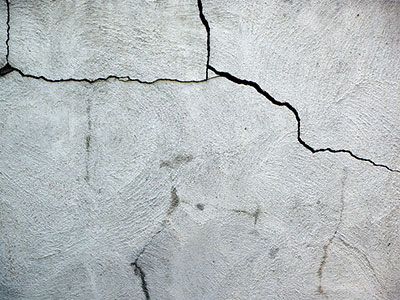
#> input picture Extraction On Complete Folder/Crack-test/1.jpg, 400 x 300 px
$ python -i main.py   (imports and definitions only)   (older library calls are emulated)
#> lines starting #> are read from the running program, lines starting #| are printed output that depends on the picture; after the words box and inside, x2 and y2 are one past the last pixel; in counts of white or black regions, pixels touching at a corner belong together
import cv2
import math
import numpy as np
import scipy.ndimage
from kivy.app import App
from kivy.uix.tabbedpanel import TabbedPanel
from kivy.properties import ObjectProperty
from PIL import Image


# [45 lines left out: function main_function, not called in this run]


def contour_function(src):
    areasum=0
    height, width = src.shape
#> height = 300; width = 400
    frameSize = width * height
#> frameSize = 120000
    # gray = cv2.cvtColor(src, cv2.COLOR_BGR2GRAY) # grayscale, jarurat naiye but incase image hoga toh rehnediya. vaise abhi binary hi hai so no issues
    blur = cv2.blur(src, (3, 3)) # iska bhi vaise jarurat naiye par better result deray thoda. not noteworthy
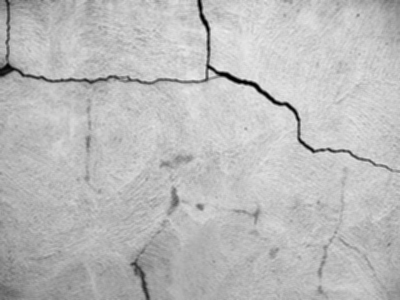
#> blur: shape (300, 400); min 1, max 239, mean 187.3
    ret, thresh = cv2.threshold(blur, 50, 255, cv2.THRESH_BINARY)
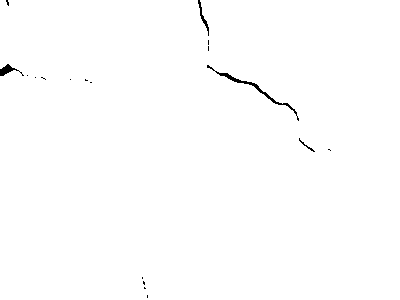
#> thresh: shape (300, 400); 99.5% white; black in thin lines or dots, all inside (x1, y1, x2, y2) = (0, 0, 331, 298)

    im2, contours, hierarchy = cv2.findContours(thresh, cv2.RETR_TREE, cv2.CHAIN_APPROX_SIMPLE)
#> contours = 24 contours, 20 with area under 20; largest, box (x1, y1, x2, y2) and area: (0, 0, 400, 300) 119048, (214, 70, 298, 117) 342, (298, 137, 316, 153) 51, (206, 64, 216, 72) 26

    # hull array
    hull = []

    # no of points for each contor
    for i in range(len(contours)):
        # convex hull obj for each contour
        hull.append(cv2.convexHull(contours[i], False))
#> this loop made 24 passes
#> after the loop, hull = 24 contours, 20 with area under 20; largest, box (x1, y1, x2, y2) and area: (0, 0, 400, 300) 119301, (214, 70, 298, 117) 756, (298, 137, 316, 153) 67, (206, 64, 216, 72) 30

    # empty kala dabba
    drawing = np.zeros((thresh.shape[0], thresh.shape[1], 3), np.uint8)

    for i in range(len(contours)):
        color_contours = (0, 255, 0) # green contour
        color = (255, 0, 0) # blue contour
        # ek ek karke draw green contour
        cv2.drawContours(drawing, contours, i, color_contours, 1, 8, hierarchy)
        # draw blue convex
        cv2.drawContours(drawing, hull, i, color, 1, 8)
        cnt = hull[i]
        M=cv2.moments(cnt)
        # print(M)
        area = cv2.contourArea(cnt)
        areasum=areasum+area
        intensity =  areasum * 100 /frameSize
#> this loop made 24 passes
#> (area, areasum, intensity) on passes 8, 20, 22: (67, 119399.5, 99.5), (756.5, 120207.5, 100.2), (30.5, 120240, 100.2)
#> (cnt, area, areasum, intensity) on pass 1: ([[399, 0], [399, 299], [0, 299], [0, 0]], 119301, 119301, 99.42)
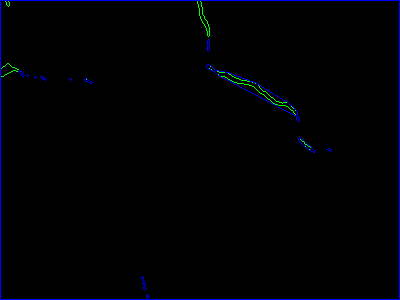
#> drawing: shape (300, 400, 3); mean of channels 0, 1, 2 3.7, 0.6, 0; drawn as B, G, R
#> after the loop, areasum = 120260

    return drawing,areasum,intensity


# [65 lines that did not run here, left out]

    # [5 lines of commented-out code are left out]


class TestApp(App):
    title = 'Crack Feature Extraction'

    def build(self):
        return RootWidget()

    def on_pause(self):
        return True


# [2 lines not run here, left out]

>>> import cv2
>>> picture = cv2.imread('../../../Extraction On Complete Folder/Crack-test/1.jpg', cv2.IMREAD_GRAYSCALE)
>>> result = contour_function(picture)

$ run again, on Extraction On Complete Folder/Crack-test/10.jpg
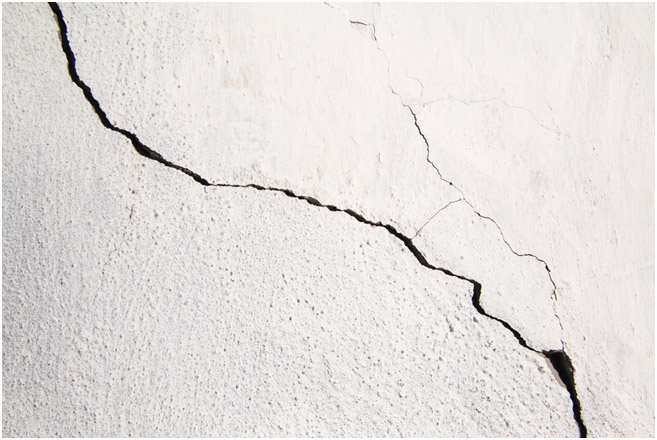
#> input picture Extraction On Complete Folder/Crack-test/10.jpg, 657 x 440 px
#> in contour_function, `ret, thresh = cv2.threshold(blur, 50, 255, cv2.THRESH_BINARY)`:
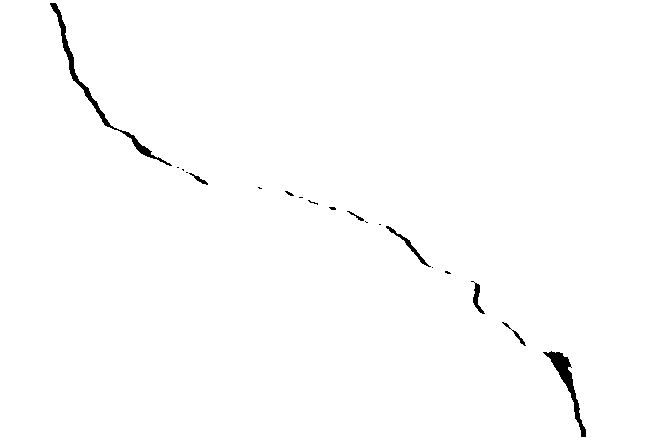
#> thresh: shape (440, 657); 99.2% white; 19 black regions (11 under 20 px)
#> contours = 26 contours, 14 with area under 20; largest, box (x1, y1, x2, y2) and area: (0, 0, 657, 440) 287984, (49, 2, 173, 167) 1162, (542, 350, 587, 438) 829, (385, 225, 432, 268) 254, (472, 282, 486, 315) 178
#> the loop in contour_function, `for i in range(len(contours)):` made 26 passes
#> after the loop in contour_function, `for i in range(len(contours)):`: hull = 26 contours, 14 with area under 20; largest, box (x1, y1, x2, y2) and area: (0, 0, 657, 440) 287984, (49, 2, 173, 167) 4702, (542, 350, 587, 438) 1424, (385, 225, 432, 268) 381, (472, 282, 486, 315) 264
#> the loop in contour_function, `for i in range(len(contours)):` made 26 passes
#> (area, areasum, intensity) on passes 3, 4, 6, 7, 12, 16, 17, 18: (1424, 289410, 100.1), (86.5, 289496.5, 100.1), (33.5, 289532, 100.2), (263.5, 289795.5, 100.2), (381, 290206, 100.4), (71.5, 290287.5, 100.4), (24.5, 290312, 100.4), (32, 290344, 100.4)
#> after the loop in contour_function, `for i in range(len(contours)):`:
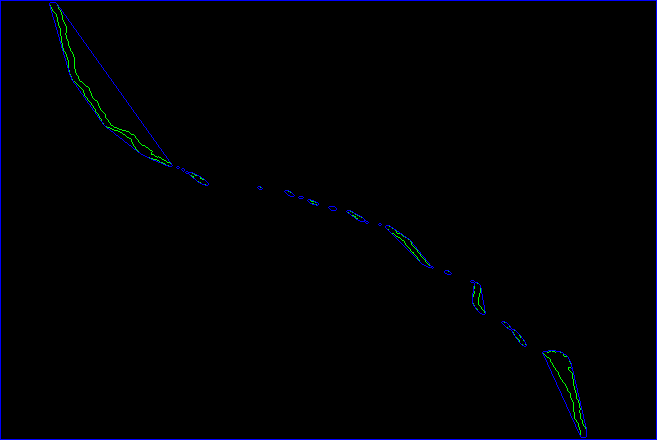
#> drawing: shape (440, 657, 3); mean of channels 0, 1, 2 2.8, 0.6, 0; drawn as B, G, R
#> after the loop in contour_function, `for i in range(len(contours)):`: areasum = 295205.5

$ run again, on Extraction On Complete Folder/Crack-test/2.jpg
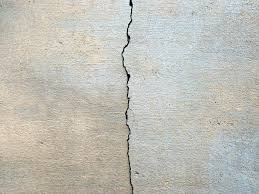
#> input picture Extraction On Complete Folder/Crack-test/2.jpg, 259 x 194 px
#> in contour_function, `ret, thresh = cv2.threshold(blur, 50, 255, cv2.THRESH_BINARY)`:
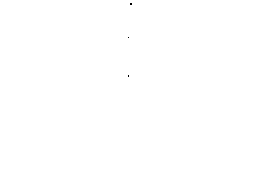
#> thresh: shape (194, 259); 100% white; black in thin lines or dots, all inside (x1, y1, x2, y2) = (128, 3, 132, 77)
#> contours = 4 contours, 3 with area under 20; largest, box (x1, y1, x2, y2) and area: (0, 0, 259, 194) 49794
#> the loop in contour_function, `for i in range(len(contours)):` made 4 passes
#> after the loop in contour_function, `for i in range(len(contours)):`: hull has the same summary as contours
#> the loop in contour_function, `for i in range(len(contours)):` made 4 passes
#> (cnt, area, areasum, intensity) on pass 1: ([[258, 0], [258, 193], [0, 193], [0, 0]], 49794, 49794, 99.1)
#> after the loop in contour_function, `for i in range(len(contours)):`:
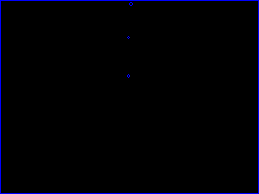
#> drawing: shape (194, 259, 3); mean of channels 0, 1, 2 4.7, 0, 0; drawn as B, G, R
#> after the loop in contour_function, `for i in range(len(contours)):`: areasum = 49807

$ run again, on Extraction On Complete Folder/Crack-test/3.jpg
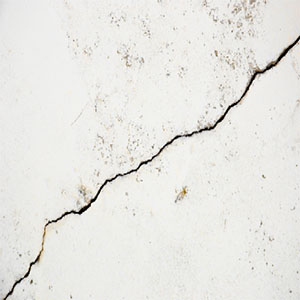
#> input picture Extraction On Complete Folder/Crack-test/3.jpg, 300 x 300 px
#> in contour_function, `ret, thresh = cv2.threshold(blur, 50, 255, cv2.THRESH_BINARY)`:
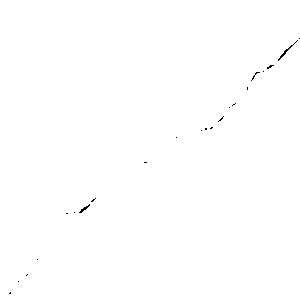
#> thresh: shape (300, 300); 99.8% white; black in thin lines or dots, all inside (x1, y1, x2, y2) = (9, 38, 300, 294)
#> contours = 35 contours, 31 with area under 20; largest, box (x1, y1, x2, y2) and area: (0, 0, 300, 300) 89400, (277, 44, 294, 62) 55, (78, 203, 91, 214) 40, (266, 64, 275, 70) 20
#> the loop in contour_function, `for i in range(len(contours)):` made 35 passes
#> after the loop in contour_function, `for i in range(len(contours)):`: hull = 35 contours, 31 with area under 20; largest, box (x1, y1, x2, y2) and area: (0, 0, 300, 300) 89401, (277, 44, 294, 62) 64, (78, 203, 91, 214) 46, (266, 64, 275, 70) 23
#> the loop in contour_function, `for i in range(len(contours)):` made 35 passes
#> (area, areasum, intensity) on passes 9, 29, 30: (45.5, 89466, 99.41), (23, 89588, 99.54), (63.5, 89651.5, 99.61)
#> after the loop in contour_function, `for i in range(len(contours)):`:
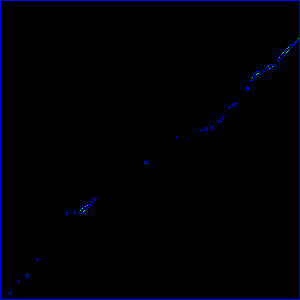
#> drawing: shape (300, 300, 3); mean of channels 0, 1, 2 4, 0.1, 0; drawn as B, G, R
#> after the loop in contour_function, `for i in range(len(contours)):`: areasum = 89661.5
